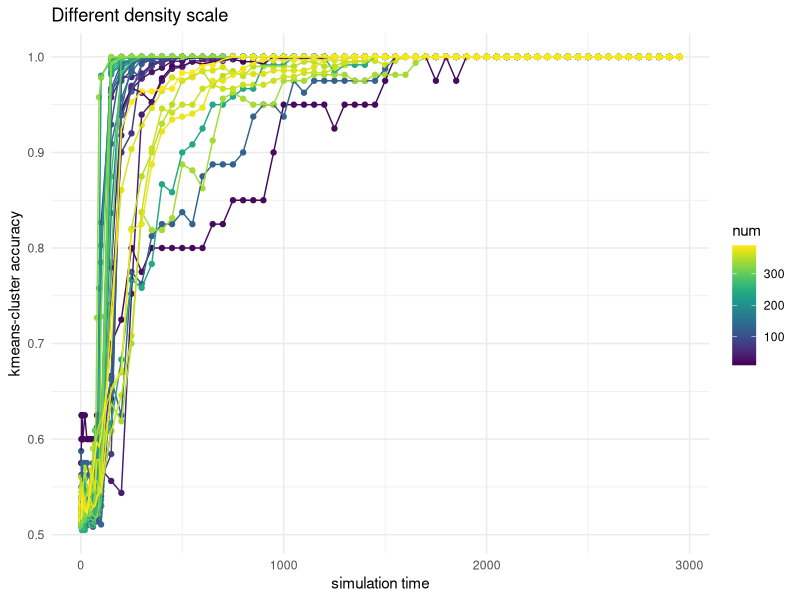
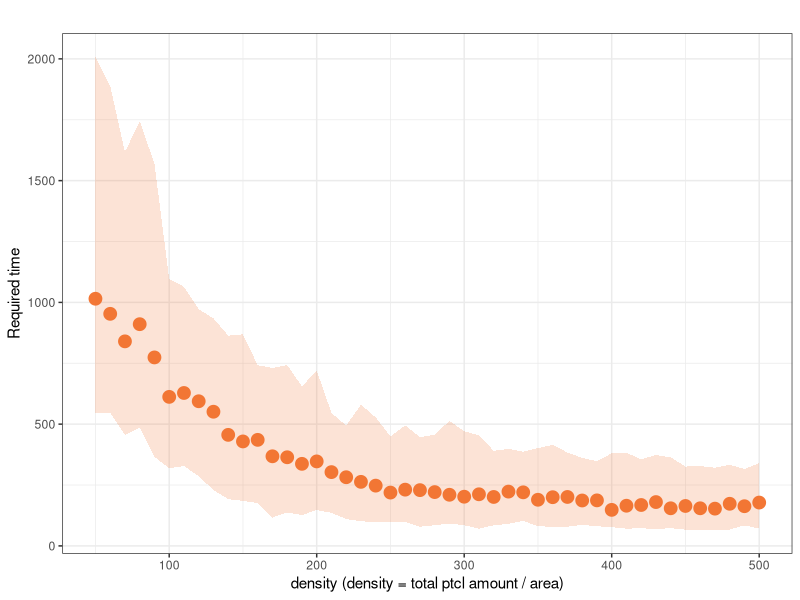
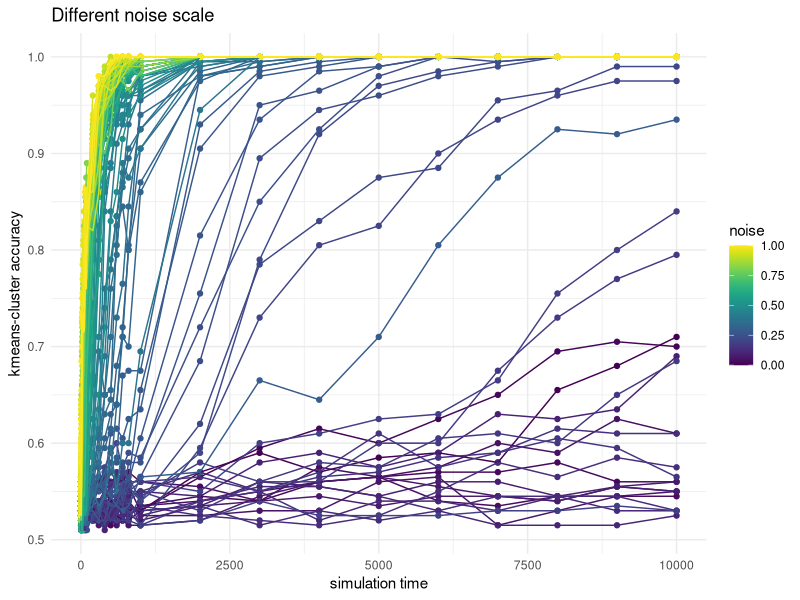
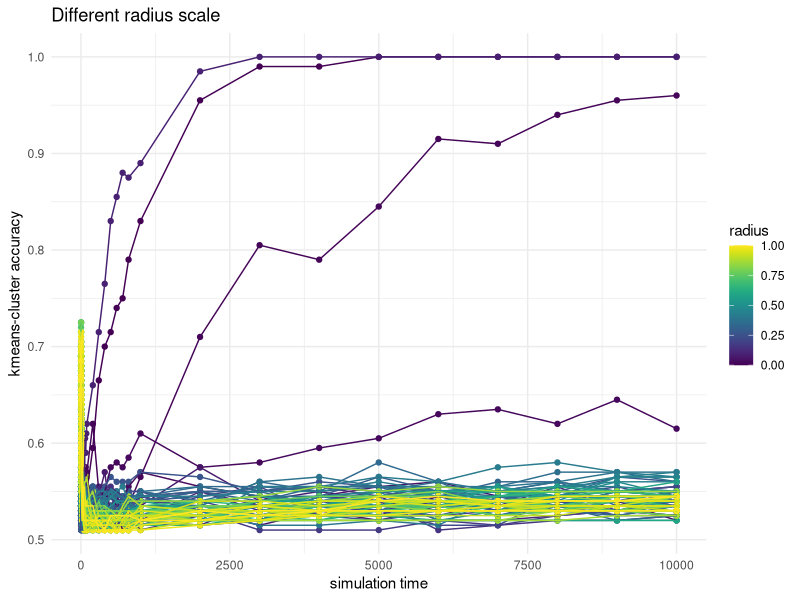
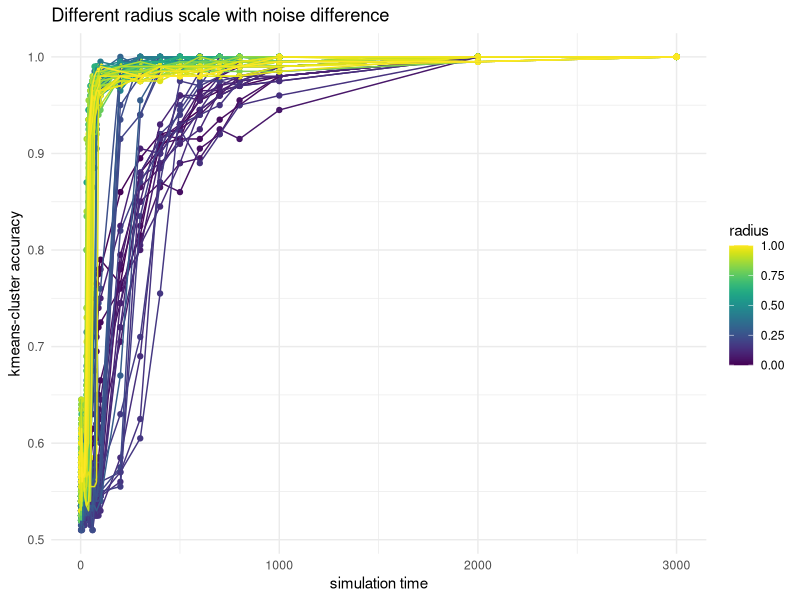

Write the R code that produced these figures, in order.
## ---- chunk 1
knitr::opts_chunk$set(echo = TRUE)

require(ggplot2)
library(viridis)

## ---- chunk 2


accu_df <- read.csv("num_accu_mat.csv")[,-1]

repeat_time = 10

accu_df <- accu_df[accu_df$time < 3000, ]

accu_df$perc5 <- apply(accu_df[, 1:repeat_time], 1, function(x) quantile(x, probs = c(0.05)))
accu_df$perc95 <- apply(accu_df[, 1:repeat_time], 1, function(x) quantile(x, probs = c(0.95)))
accu_df$middle <- apply(accu_df[, 1:repeat_time], 1, function(x) quantile(x, probs = c(0.5)))
accu_df$mean <- apply(accu_df[, 1:repeat_time], 1, function(x) mean(x))

ggplot(accu_df, aes(x=time, y=middle, group=num, color=num)) +
  geom_point()+geom_line()+
  scale_color_viridis(option = "D") +
  labs(x = "simulation time", 
       y = "kmeans-cluster accuracy", 
       title = "Different density scale") +
  theme_minimal()

## ---- chunk 3


accu_df <- read.csv("num_reach_time.csv")[,-1]

accu_df <- accu_df[accu_df$time >= 50, ]

accu_df$perc5 <- apply(accu_df[, 1:100], 1, function(x) quantile(x, probs = c(0.05)))
accu_df$perc95 <- apply(accu_df[, 1:100], 1, function(x) quantile(x, probs = c(0.95)))
accu_df$middle <- apply(accu_df[, 1:100], 1, function(x) quantile(x, probs = c(0.5)))
accu_df$mean <- apply(accu_df[, 1:100], 1, function(x) mean(x))


ggplot(accu_df, aes(x=time, y=middle)) +
  geom_point(color="#f37735", size=4) +
  geom_ribbon(aes(ymin = perc5, ymax = perc95), fill="#f37735", alpha = 0.2) +
  labs(x = "density (density = total ptcl amount / area)", 
       y = "Required time", 
       title = "") +
  theme_bw()


## ---- chunk 4


accu_df <- read.csv("noise_accu_mat.csv")[,-1]

repeat_time = 10

accu_df$perc5 <- apply(accu_df[, 1:repeat_time], 1, function(x) quantile(x, probs = c(0.05)))
accu_df$perc95 <- apply(accu_df[, 1:repeat_time], 1, function(x) quantile(x, probs = c(0.95)))
accu_df$middle <- apply(accu_df[, 1:repeat_time], 1, function(x) quantile(x, probs = c(0.5)))
accu_df$mean <- apply(accu_df[, 1:repeat_time], 1, function(x) mean(x))

ggplot(accu_df, aes(x=time, y=middle, group=noise, color=noise)) +
  geom_point()+geom_line()+
  scale_color_viridis(option = "D") +
  labs(x = "simulation time", 
       y = "kmeans-cluster accuracy", 
       title = "Different noise scale") +
  theme_minimal()

## ---- chunk 5


accu_df <- read.csv("radius2_accu_mat.csv")[,-1]

repeat_time = 10


accu_df$perc5 <- apply(accu_df[, 1:repeat_time], 1, function(x) quantile(x, probs = c(0.05)))
accu_df$perc95 <- apply(accu_df[, 1:repeat_time], 1, function(x) quantile(x, probs = c(0.95)))
accu_df$middle <- apply(accu_df[, 1:repeat_time], 1, function(x) quantile(x, probs = c(0.5)))
accu_df$mean <- apply(accu_df[, 1:repeat_time], 1, function(x) mean(x))

ggplot(accu_df, aes(x=time, y=middle, group=radius, color=radius)) +
  geom_point()+geom_line()+
  scale_color_viridis(option = "D") +
  labs(x = "simulation time", 
       y = "kmeans-cluster accuracy", 
       title = "Different radius scale") +
  theme_minimal()
## ---- chunk 6

#### radius when eta = [0.1, 0.5]
accu_df <- read.csv("radius_accu_mat.csv")[,-1]

repeat_time = 10

accu_df <- accu_df[accu_df$time < 4000, ]

accu_df$perc5 <- apply(accu_df[, 1:repeat_time], 1, function(x) quantile(x, probs = c(0.05)))
accu_df$perc95 <- apply(accu_df[, 1:repeat_time], 1, function(x) quantile(x, probs = c(0.95)))
accu_df$middle <- apply(accu_df[, 1:repeat_time], 1, function(x) quantile(x, probs = c(0.5)))
accu_df$mean <- apply(accu_df[, 1:repeat_time], 1, function(x) mean(x))

ggplot(accu_df, aes(x=time, y=middle, group=radius, color=radius)) +
  geom_point()+geom_line()+
  scale_color_viridis(option = "D") +
  labs(x = "simulation time", 
       y = "kmeans-cluster accuracy", 
       title = "Different radius scale with noise difference") +
  theme_minimal()

select_df <- accu_df[accu_df$middle >= 1, ]
table(factor(select_df$radius))

